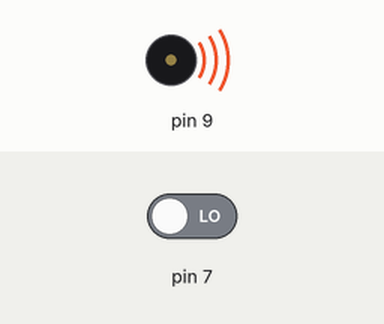
Recording of a sketch running on a simulated Arduino Uno, built with avr-gcc and run on an emulated ATmega328P. Shown: buzzer (waves = sounding). The inputs (shaded band) are chosen by the test bench; at power-on: pin 7 LOW.

Above: at 14.85 s.
15.1 s: pin 7 driven HIGH
At 19.7 s:
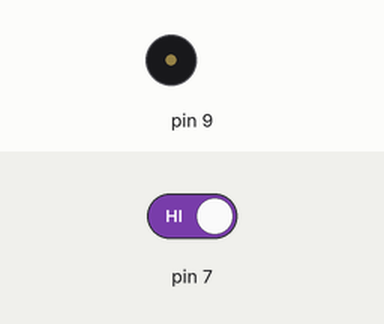
28.9 s: pin 7 driven LOW
At 46.8 s:
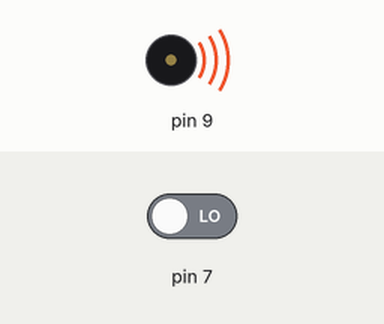
Timing chart, 0 to 48.7 s (numbered marks = the images above; inputs shaded):
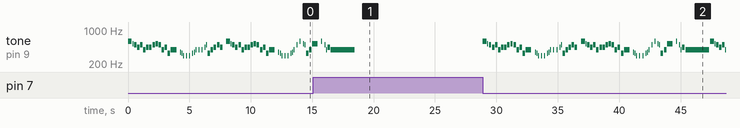

The sketch:

week12_a.ino
```cpp
const int doremi[] = {0, 262, 294, 330, 349, 392,440, 494, 523, 587};
const int music[] = {169,298,387,486,587,685,786,886,187,288,387,485,586,683,745,880,194,293,392,490,592,690,792,890,193,294,395,490,595,690,795,890,196,297,383,485,586,687,786,880,169,298,387,486,587,685,786,886,187,288,387,485,586,683,745,880,194,293,392,490,592,690,792,890,193,294,395,490,597,690,799,890,198,297,383,485,548,680,799,890,197,295,386,415,000};
int i, j, k;

void setup() {
}

void loop() {
  while (digitalRead(7));

  i = 0;

  while (1) {
    j = music[i] / 10 % 10;
    k = music[i] % 10;

    if (k) tone(9, doremi[k]);
    else noTone(9);

    if (j == 0) break;
    else if (j == 1) delay(2000 - 50);
    else if (j == 2) delay(1000 - 50);
    else if (j == 3) delay(750 - 50);
    else if (j == 4) delay(500 - 50);
    else if (j == 6) delay(375 - 50);
    else if (j == 8) delay(250 - 50);
    else if (j == 9) delay(125 - 50);

    noTone(9);
    delay(50);

    i++;
  }

}
```

Measured:
- after the input at 15.1 s, tone on pin 9: goes on until 18.5 s, then stays silent
- after the input at 28.9 s, tone on pin 9: plays 587 Hz for 0.33 s, 523 Hz for 0.08 s, 494 Hz for 0.20 s, 440 Hz for 0.20 s, 494 Hz for 0.20 s, 392 Hz for 0.20 s … (73 notes in this stretch), starting at once
- by itself, tone on pin 9: plays 587 Hz for 0.33 s, 523 Hz for 0.08 s, 494 Hz for 0.20 s, 440 Hz for 0.20 s, 494 Hz for 0.20 s, 392 Hz for 0.20 s … (62 notes in this stretch)
